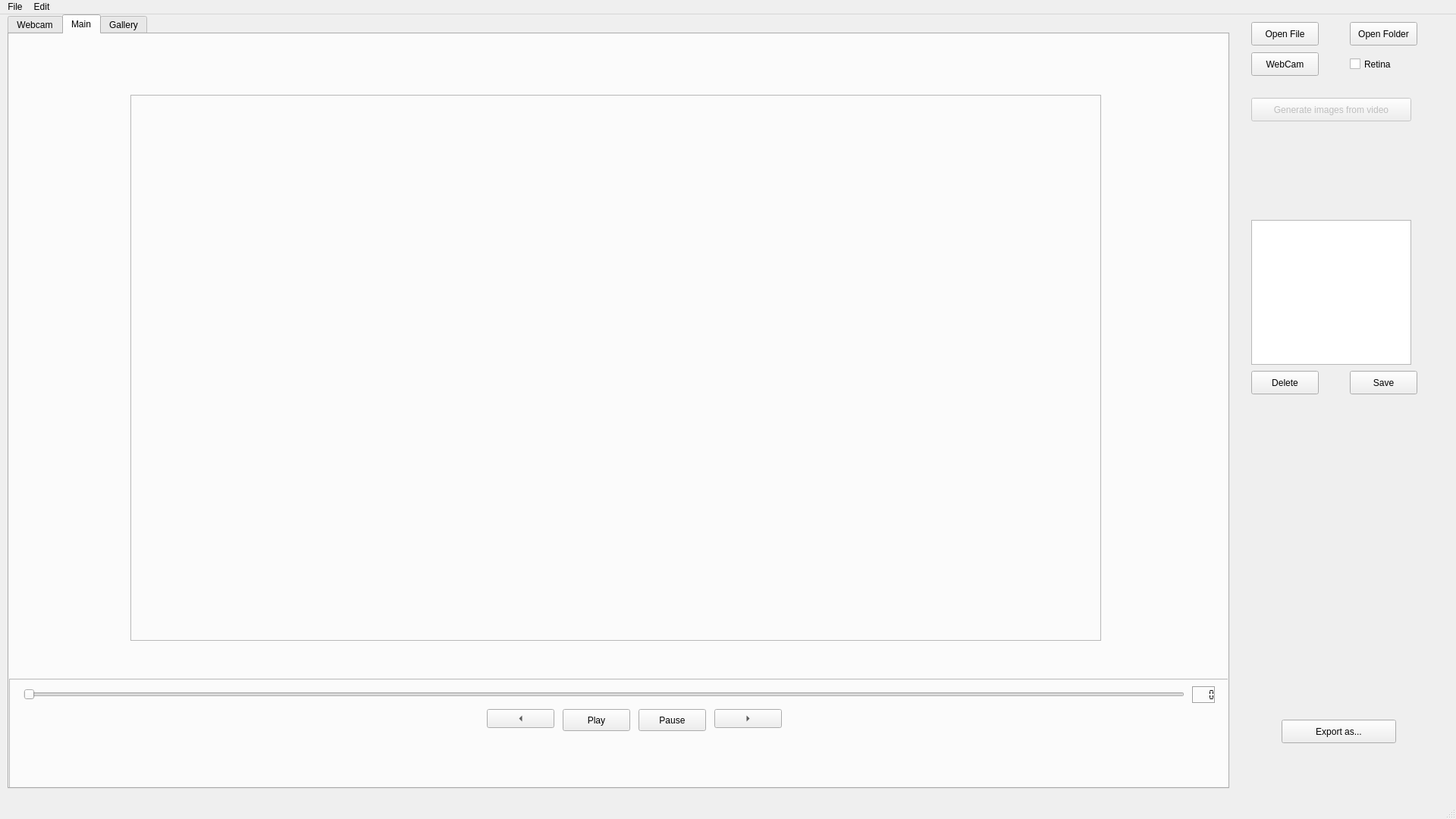
<?xml version="1.0" encoding="UTF-8"?>
<ui version="4.0">
 <class>MainWindow</class>
 <widget class="QMainWindow" name="MainWindow">
  <property name="geometry">
   <rect>
    <x>0</x>
    <y>0</y>
    <width>1920</width>
    <height>1080</height>
   </rect>
  </property>
  <property name="sizePolicy">
   <sizepolicy hsizetype="Preferred" vsizetype="Preferred">
    <horstretch>0</horstretch>
    <verstretch>0</verstretch>
   </sizepolicy>
  </property>
  <property name="windowTitle">
   <string>Vision Data Management</string>
  </property>
  <property name="styleSheet">
   <string notr="true"/>
  </property>
  <widget class="QWidget" name="centralwidget">
   <widget class="QFrame" name="buttonframe">
    <property name="geometry">
     <rect>
      <x>1630</x>
      <y>0</y>
      <width>271</width>
      <height>1021</height>
     </rect>
    </property>
    <property name="frameShape">
     <enum>QFrame::NoFrame</enum>
    </property>
    <property name="frameShadow">
     <enum>QFrame::Raised</enum>
    </property>
    <widget class="QPushButton" name="browseButton">
     <property name="geometry">
      <rect>
       <x>20</x>
       <y>10</y>
       <width>89</width>
       <height>31</height>
      </rect>
     </property>
     <property name="text">
      <string>Open File</string>
     </property>
    </widget>
    <widget class="QPushButton" name="webcamButton">
     <property name="geometry">
      <rect>
       <x>20</x>
       <y>50</y>
       <width>89</width>
       <height>31</height>
      </rect>
     </property>
     <property name="text">
      <string>WebCam</string>
     </property>
     <property name="checkable">
      <bool>true</bool>
     </property>
     <property name="checked">
      <bool>false</bool>
     </property>
     <property name="autoRepeat">
      <bool>false</bool>
     </property>
     <property name="default">
      <bool>false</bool>
     </property>
    </widget>
    <widget class="QCheckBox" name="retinaButton">
     <property name="geometry">
      <rect>
       <x>150</x>
       <y>50</y>
       <width>89</width>
       <height>31</height>
      </rect>
     </property>
     <property name="text">
      <string>Retina</string>
     </property>
    </widget>
    <widget class="QTableView" name="metadata">
     <property name="geometry">
      <rect>
       <x>20</x>
       <y>271</y>
       <width>211</width>
       <height>191</height>
      </rect>
     </property>
     <property name="alternatingRowColors">
      <bool>true</bool>
     </property>
     <property name="showGrid">
      <bool>false</bool>
     </property>
     <property name="gridStyle">
      <enum>Qt::SolidLine</enum>
     </property>
     <property name="wordWrap">
      <bool>true</bool>
     </property>
     <property name="cornerButtonEnabled">
      <bool>false</bool>
     </property>
     <attribute name="horizontalHeaderVisible">
      <bool>false</bool>
     </attribute>
     <attribute name="verticalHeaderVisible">
      <bool>false</bool>
     </attribute>
    </widget>
    <widget class="QPushButton" name="browseFolderButton">
     <property name="geometry">
      <rect>
       <x>150</x>
       <y>10</y>
       <width>89</width>
       <height>31</height>
      </rect>
     </property>
     <property name="text">
      <string>Open Folder</string>
     </property>
    </widget>
    <widget class="QPushButton" name="deleteButton">
     <property name="geometry">
      <rect>
       <x>20</x>
       <y>470</y>
       <width>89</width>
       <height>31</height>
      </rect>
     </property>
     <property name="text">
      <string>Delete</string>
     </property>
    </widget>
    <widget class="QPushButton" name="saveButton">
     <property name="geometry">
      <rect>
       <x>150</x>
       <y>470</y>
       <width>89</width>
       <height>31</height>
      </rect>
     </property>
     <property name="text">
      <string>Save</string>
     </property>
    </widget>
    <widget class="QPushButton" name="exportButton">
     <property name="geometry">
      <rect>
       <x>60</x>
       <y>930</y>
       <width>151</width>
       <height>31</height>
      </rect>
     </property>
     <property name="text">
      <string>Export as...</string>
     </property>
    </widget>
    <widget class="QLabel" name="infoLabel">
     <property name="geometry">
      <rect>
       <x>20</x>
       <y>170</y>
       <width>211</width>
       <height>51</height>
      </rect>
     </property>
     <property name="text">
      <string/>
     </property>
     <property name="wordWrap">
      <bool>true</bool>
     </property>
    </widget>
    <widget class="QPushButton" name="generateButton">
     <property name="enabled">
      <bool>false</bool>
     </property>
     <property name="geometry">
      <rect>
       <x>20</x>
       <y>110</y>
       <width>211</width>
       <height>31</height>
      </rect>
     </property>
     <property name="text">
      <string>Generate images from video</string>
     </property>
     <property name="checkable">
      <bool>false</bool>
     </property>
     <property name="checked">
      <bool>false</bool>
     </property>
     <property name="autoRepeat">
      <bool>false</bool>
     </property>
     <property name="default">
      <bool>false</bool>
     </property>
    </widget>
   </widget>
   <widget class="QTabWidget" name="maintabWidget">
    <property name="geometry">
     <rect>
      <x>10</x>
      <y>0</y>
      <width>1611</width>
      <height>1021</height>
     </rect>
    </property>
    <property name="tabPosition">
     <enum>QTabWidget::North</enum>
    </property>
    <property name="currentIndex">
     <number>1</number>
    </property>
    <widget class="QWidget" name="mainpage">
     <attribute name="title">
      <string>Webcam</string>
     </attribute>
     <widget class="QFrame" name="dataframe">
      <property name="geometry">
       <rect>
        <x>0</x>
        <y>0</y>
        <width>1611</width>
        <height>1011</height>
       </rect>
      </property>
      <property name="frameShape">
       <enum>QFrame::NoFrame</enum>
      </property>
      <property name="frameShadow">
       <enum>QFrame::Raised</enum>
      </property>
      <widget class="QFrame" name="videoframe">
       <property name="geometry">
        <rect>
         <x>10</x>
         <y>0</y>
         <width>1601</width>
         <height>851</height>
        </rect>
       </property>
       <property name="frameShape">
        <enum>QFrame::NoFrame</enum>
       </property>
       <property name="frameShadow">
        <enum>QFrame::Raised</enum>
       </property>
       <widget class="QLabel" name="label">
        <property name="geometry">
         <rect>
          <x>560</x>
          <y>30</y>
          <width>480</width>
          <height>360</height>
         </rect>
        </property>
        <property name="frameShape">
         <enum>QFrame::StyledPanel</enum>
        </property>
        <property name="text">
         <string/>
        </property>
       </widget>
       <widget class="QLabel" name="focallabel">
        <property name="geometry">
         <rect>
          <x>200</x>
          <y>430</y>
          <width>480</width>
          <height>360</height>
         </rect>
        </property>
        <property name="frameShape">
         <enum>QFrame::StyledPanel</enum>
        </property>
        <property name="text">
         <string/>
        </property>
       </widget>
       <widget class="QLabel" name="corticallabel">
        <property name="geometry">
         <rect>
          <x>930</x>
          <y>430</y>
          <width>480</width>
          <height>360</height>
         </rect>
        </property>
        <property name="frameShape">
         <enum>QFrame::StyledPanel</enum>
        </property>
        <property name="text">
         <string/>
        </property>
       </widget>
      </widget>
      <widget class="QFrame" name="scrubframe">
       <property name="geometry">
        <rect>
         <x>0</x>
         <y>850</y>
         <width>1611</width>
         <height>151</height>
        </rect>
       </property>
       <property name="frameShape">
        <enum>QFrame::StyledPanel</enum>
       </property>
       <property name="frameShadow">
        <enum>QFrame::Raised</enum>
       </property>
       <widget class="QSlider" name="scrubSlider">
        <property name="geometry">
         <rect>
          <x>19</x>
          <y>10</y>
          <width>1531</width>
          <height>22</height>
         </rect>
        </property>
        <property name="tracking">
         <bool>false</bool>
        </property>
        <property name="orientation">
         <enum>Qt::Horizontal</enum>
        </property>
       </widget>
       <widget class="QLCDNumber" name="frameNum">
        <property name="geometry">
         <rect>
          <x>1560</x>
          <y>10</y>
          <width>31</width>
          <height>23</height>
         </rect>
        </property>
        <property name="frameShadow">
         <enum>QFrame::Sunken</enum>
        </property>
        <property name="smallDecimalPoint">
         <bool>false</bool>
        </property>
        <property name="digitCount">
         <number>4</number>
        </property>
        <property name="segmentStyle">
         <enum>QLCDNumber::Flat</enum>
        </property>
       </widget>
       <widget class="QPushButton" name="pauseButton">
        <property name="geometry">
         <rect>
          <x>830</x>
          <y>40</y>
          <width>89</width>
          <height>29</height>
         </rect>
        </property>
        <property name="text">
         <string>Pause</string>
        </property>
        <property name="checkable">
         <bool>false</bool>
        </property>
       </widget>
       <widget class="QPushButton" name="startButton">
        <property name="geometry">
         <rect>
          <x>730</x>
          <y>40</y>
          <width>89</width>
          <height>29</height>
         </rect>
        </property>
        <property name="text">
         <string>Play</string>
        </property>
        <property name="checkable">
         <bool>false</bool>
        </property>
       </widget>
       <widget class="QToolButton" name="skipBackButton">
        <property name="geometry">
         <rect>
          <x>630</x>
          <y>40</y>
          <width>89</width>
          <height>25</height>
         </rect>
        </property>
        <property name="text">
         <string>...</string>
        </property>
        <property name="arrowType">
         <enum>Qt::LeftArrow</enum>
        </property>
       </widget>
       <widget class="QToolButton" name="skipForwardButton">
        <property name="geometry">
         <rect>
          <x>930</x>
          <y>40</y>
          <width>89</width>
          <height>25</height>
         </rect>
        </property>
        <property name="text">
         <string>...</string>
        </property>
        <property name="arrowType">
         <enum>Qt::RightArrow</enum>
        </property>
       </widget>
      </widget>
     </widget>
    </widget>
    <widget class="QWidget" name="focuspage">
     <attribute name="title">
      <string>Main</string>
     </attribute>
     <widget class="QLabel" name="biglabel">
      <property name="geometry">
       <rect>
        <x>160</x>
        <y>80</y>
        <width>1280</width>
        <height>720</height>
       </rect>
      </property>
      <property name="frameShape">
       <enum>QFrame::StyledPanel</enum>
      </property>
      <property name="text">
       <string/>
      </property>
     </widget>
     <widget class="QFrame" name="scrubframe_2">
      <property name="geometry">
       <rect>
        <x>0</x>
        <y>850</y>
        <width>1611</width>
        <height>161</height>
       </rect>
      </property>
      <property name="frameShape">
       <enum>QFrame::StyledPanel</enum>
      </property>
      <property name="frameShadow">
       <enum>QFrame::Raised</enum>
      </property>
      <widget class="QSlider" name="scrubSlider_2">
       <property name="geometry">
        <rect>
         <x>19</x>
         <y>10</y>
         <width>1531</width>
         <height>22</height>
        </rect>
       </property>
       <property name="tracking">
        <bool>false</bool>
       </property>
       <property name="orientation">
        <enum>Qt::Horizontal</enum>
       </property>
      </widget>
      <widget class="QLCDNumber" name="frameNum_2">
       <property name="geometry">
        <rect>
         <x>1560</x>
         <y>10</y>
         <width>31</width>
         <height>23</height>
        </rect>
       </property>
       <property name="frameShadow">
        <enum>QFrame::Sunken</enum>
       </property>
       <property name="smallDecimalPoint">
        <bool>false</bool>
       </property>
       <property name="digitCount">
        <number>4</number>
       </property>
       <property name="segmentStyle">
        <enum>QLCDNumber::Flat</enum>
       </property>
      </widget>
      <widget class="QPushButton" name="pauseButton_2">
       <property name="geometry">
        <rect>
         <x>830</x>
         <y>40</y>
         <width>89</width>
         <height>29</height>
        </rect>
       </property>
       <property name="text">
        <string>Pause</string>
       </property>
       <property name="checkable">
        <bool>false</bool>
       </property>
      </widget>
      <widget class="QPushButton" name="startButton_2">
       <property name="geometry">
        <rect>
         <x>730</x>
         <y>40</y>
         <width>89</width>
         <height>29</height>
        </rect>
       </property>
       <property name="text">
        <string>Play</string>
       </property>
       <property name="checkable">
        <bool>false</bool>
       </property>
      </widget>
      <widget class="QToolButton" name="skipBackButton_2">
       <property name="geometry">
        <rect>
         <x>630</x>
         <y>40</y>
         <width>89</width>
         <height>25</height>
        </rect>
       </property>
       <property name="text">
        <string>...</string>
       </property>
       <property name="arrowType">
        <enum>Qt::LeftArrow</enum>
       </property>
      </widget>
      <widget class="QToolButton" name="skipForwardButton_2">
       <property name="geometry">
        <rect>
         <x>930</x>
         <y>40</y>
         <width>89</width>
         <height>25</height>
        </rect>
       </property>
       <property name="text">
        <string>...</string>
       </property>
       <property name="arrowType">
        <enum>Qt::RightArrow</enum>
       </property>
      </widget>
     </widget>
    </widget>
    <widget class="QWidget" name="gallerypage">
     <attribute name="title">
      <string>Gallery</string>
     </attribute>
     <widget class="QFrame" name="dataframe_2">
      <property name="geometry">
       <rect>
        <x>0</x>
        <y>0</y>
        <width>1621</width>
        <height>1011</height>
       </rect>
      </property>
      <property name="frameShape">
       <enum>QFrame::NoFrame</enum>
      </property>
      <property name="frameShadow">
       <enum>QFrame::Raised</enum>
      </property>
      <widget class="QFrame" name="videoframe_4">
       <property name="geometry">
        <rect>
         <x>10</x>
         <y>0</y>
         <width>1531</width>
         <height>1001</height>
        </rect>
       </property>
       <property name="frameShape">
        <enum>QFrame::NoFrame</enum>
       </property>
       <property name="frameShadow">
        <enum>QFrame::Raised</enum>
       </property>
       <widget class="ClickLabel" name="a">
        <property name="geometry">
         <rect>
          <x>70</x>
          <y>10</y>
          <width>320</width>
          <height>180</height>
         </rect>
        </property>
        <property name="focusPolicy">
         <enum>Qt::NoFocus</enum>
        </property>
        <property name="frameShape">
         <enum>QFrame::StyledPanel</enum>
        </property>
        <property name="text">
         <string/>
        </property>
       </widget>
       <widget class="ClickLabel" name="b">
        <property name="geometry">
         <rect>
          <x>420</x>
          <y>10</y>
          <width>320</width>
          <height>180</height>
         </rect>
        </property>
        <property name="focusPolicy">
         <enum>Qt::NoFocus</enum>
        </property>
        <property name="frameShape">
         <enum>QFrame::StyledPanel</enum>
        </property>
        <property name="text">
         <string/>
        </property>
       </widget>
       <widget class="ClickLabel" name="c">
        <property name="geometry">
         <rect>
          <x>770</x>
          <y>10</y>
          <width>320</width>
          <height>180</height>
         </rect>
        </property>
        <property name="focusPolicy">
         <enum>Qt::NoFocus</enum>
        </property>
        <property name="frameShape">
         <enum>QFrame::StyledPanel</enum>
        </property>
        <property name="text">
         <string/>
        </property>
       </widget>
       <widget class="ClickLabel" name="d">
        <property name="geometry">
         <rect>
          <x>1120</x>
          <y>10</y>
          <width>320</width>
          <height>180</height>
         </rect>
        </property>
        <property name="focusPolicy">
         <enum>Qt::NoFocus</enum>
        </property>
        <property name="frameShape">
         <enum>QFrame::StyledPanel</enum>
        </property>
        <property name="text">
         <string/>
        </property>
       </widget>
       <widget class="ClickLabel" name="g">
        <property name="geometry">
         <rect>
          <x>770</x>
          <y>250</y>
          <width>320</width>
          <height>180</height>
         </rect>
        </property>
        <property name="focusPolicy">
         <enum>Qt::NoFocus</enum>
        </property>
        <property name="frameShape">
         <enum>QFrame::StyledPanel</enum>
        </property>
        <property name="text">
         <string/>
        </property>
       </widget>
       <widget class="ClickLabel" name="h">
        <property name="geometry">
         <rect>
          <x>1120</x>
          <y>250</y>
          <width>320</width>
          <height>180</height>
         </rect>
        </property>
        <property name="focusPolicy">
         <enum>Qt::NoFocus</enum>
        </property>
        <property name="frameShape">
         <enum>QFrame::StyledPanel</enum>
        </property>
        <property name="text">
         <string/>
        </property>
       </widget>
       <widget class="ClickLabel" name="e">
        <property name="geometry">
         <rect>
          <x>70</x>
          <y>250</y>
          <width>320</width>
          <height>180</height>
         </rect>
        </property>
        <property name="focusPolicy">
         <enum>Qt::NoFocus</enum>
        </property>
        <property name="frameShape">
         <enum>QFrame::StyledPanel</enum>
        </property>
        <property name="text">
         <string/>
        </property>
       </widget>
       <widget class="ClickLabel" name="f">
        <property name="geometry">
         <rect>
          <x>420</x>
          <y>250</y>
          <width>320</width>
          <height>180</height>
         </rect>
        </property>
        <property name="focusPolicy">
         <enum>Qt::NoFocus</enum>
        </property>
        <property name="frameShape">
         <enum>QFrame::StyledPanel</enum>
        </property>
        <property name="text">
         <string/>
        </property>
       </widget>
       <widget class="ClickLabel" name="l">
        <property name="geometry">
         <rect>
          <x>1120</x>
          <y>490</y>
          <width>320</width>
          <height>180</height>
         </rect>
        </property>
        <property name="focusPolicy">
         <enum>Qt::NoFocus</enum>
        </property>
        <property name="frameShape">
         <enum>QFrame::StyledPanel</enum>
        </property>
        <property name="text">
         <string/>
        </property>
       </widget>
       <widget class="ClickLabel" name="i">
        <property name="geometry">
         <rect>
          <x>70</x>
          <y>490</y>
          <width>320</width>
          <height>180</height>
         </rect>
        </property>
        <property name="focusPolicy">
         <enum>Qt::NoFocus</enum>
        </property>
        <property name="frameShape">
         <enum>QFrame::StyledPanel</enum>
        </property>
        <property name="text">
         <string/>
        </property>
       </widget>
       <widget class="ClickLabel" name="k">
        <property name="geometry">
         <rect>
          <x>770</x>
          <y>490</y>
          <width>320</width>
          <height>180</height>
         </rect>
        </property>
        <property name="focusPolicy">
         <enum>Qt::NoFocus</enum>
        </property>
        <property name="frameShape">
         <enum>QFrame::StyledPanel</enum>
        </property>
        <property name="text">
         <string/>
        </property>
       </widget>
       <widget class="ClickLabel" name="j">
        <property name="geometry">
         <rect>
          <x>420</x>
          <y>490</y>
          <width>320</width>
          <height>180</height>
         </rect>
        </property>
        <property name="focusPolicy">
         <enum>Qt::NoFocus</enum>
        </property>
        <property name="frameShape">
         <enum>QFrame::StyledPanel</enum>
        </property>
        <property name="text">
         <string/>
        </property>
       </widget>
       <widget class="ClickLabel" name="o">
        <property name="geometry">
         <rect>
          <x>770</x>
          <y>730</y>
          <width>320</width>
          <height>180</height>
         </rect>
        </property>
        <property name="focusPolicy">
         <enum>Qt::NoFocus</enum>
        </property>
        <property name="frameShape">
         <enum>QFrame::StyledPanel</enum>
        </property>
        <property name="text">
         <string/>
        </property>
       </widget>
       <widget class="ClickLabel" name="m">
        <property name="geometry">
         <rect>
          <x>70</x>
          <y>730</y>
          <width>320</width>
          <height>180</height>
         </rect>
        </property>
        <property name="focusPolicy">
         <enum>Qt::NoFocus</enum>
        </property>
        <property name="frameShape">
         <enum>QFrame::StyledPanel</enum>
        </property>
        <property name="text">
         <string/>
        </property>
       </widget>
       <widget class="ClickLabel" name="p">
        <property name="geometry">
         <rect>
          <x>1120</x>
          <y>730</y>
          <width>320</width>
          <height>180</height>
         </rect>
        </property>
        <property name="focusPolicy">
         <enum>Qt::NoFocus</enum>
        </property>
        <property name="frameShape">
         <enum>QFrame::StyledPanel</enum>
        </property>
        <property name="text">
         <string/>
        </property>
       </widget>
       <widget class="ClickLabel" name="n">
        <property name="geometry">
         <rect>
          <x>420</x>
          <y>730</y>
          <width>320</width>
          <height>180</height>
         </rect>
        </property>
        <property name="focusPolicy">
         <enum>Qt::NoFocus</enum>
        </property>
        <property name="frameShape">
         <enum>QFrame::StyledPanel</enum>
        </property>
        <property name="text">
         <string/>
        </property>
       </widget>
       <widget class="QLCDNumber" name="numa">
        <property name="geometry">
         <rect>
          <x>200</x>
          <y>200</y>
          <width>61</width>
          <height>23</height>
         </rect>
        </property>
        <property name="segmentStyle">
         <enum>QLCDNumber::Flat</enum>
        </property>
       </widget>
       <widget class="QLCDNumber" name="numb">
        <property name="geometry">
         <rect>
          <x>550</x>
          <y>200</y>
          <width>61</width>
          <height>23</height>
         </rect>
        </property>
        <property name="segmentStyle">
         <enum>QLCDNumber::Flat</enum>
        </property>
       </widget>
       <widget class="QLCDNumber" name="numc">
        <property name="geometry">
         <rect>
          <x>900</x>
          <y>200</y>
          <width>61</width>
          <height>23</height>
         </rect>
        </property>
        <property name="segmentStyle">
         <enum>QLCDNumber::Flat</enum>
        </property>
       </widget>
       <widget class="QLCDNumber" name="numd">
        <property name="geometry">
         <rect>
          <x>1250</x>
          <y>200</y>
          <width>61</width>
          <height>23</height>
         </rect>
        </property>
        <property name="segmentStyle">
         <enum>QLCDNumber::Flat</enum>
        </property>
       </widget>
       <widget class="QLCDNumber" name="numh">
        <property name="geometry">
         <rect>
          <x>1250</x>
          <y>440</y>
          <width>61</width>
          <height>23</height>
         </rect>
        </property>
        <property name="segmentStyle">
         <enum>QLCDNumber::Flat</enum>
        </property>
       </widget>
       <widget class="QLCDNumber" name="nume">
        <property name="geometry">
         <rect>
          <x>200</x>
          <y>440</y>
          <width>61</width>
          <height>23</height>
         </rect>
        </property>
        <property name="segmentStyle">
         <enum>QLCDNumber::Flat</enum>
        </property>
       </widget>
       <widget class="QLCDNumber" name="numf">
        <property name="geometry">
         <rect>
          <x>550</x>
          <y>440</y>
          <width>61</width>
          <height>23</height>
         </rect>
        </property>
        <property name="segmentStyle">
         <enum>QLCDNumber::Flat</enum>
        </property>
       </widget>
       <widget class="QLCDNumber" name="numg">
        <property name="geometry">
         <rect>
          <x>900</x>
          <y>440</y>
          <width>61</width>
          <height>23</height>
         </rect>
        </property>
        <property name="segmentStyle">
         <enum>QLCDNumber::Flat</enum>
        </property>
       </widget>
       <widget class="QLCDNumber" name="numj">
        <property name="geometry">
         <rect>
          <x>550</x>
          <y>680</y>
          <width>61</width>
          <height>23</height>
         </rect>
        </property>
        <property name="segmentStyle">
         <enum>QLCDNumber::Flat</enum>
        </property>
       </widget>
       <widget class="QLCDNumber" name="numi">
        <property name="geometry">
         <rect>
          <x>200</x>
          <y>680</y>
          <width>61</width>
          <height>23</height>
         </rect>
        </property>
        <property name="segmentStyle">
         <enum>QLCDNumber::Flat</enum>
        </property>
       </widget>
       <widget class="QLCDNumber" name="numk">
        <property name="geometry">
         <rect>
          <x>900</x>
          <y>680</y>
          <width>61</width>
          <height>23</height>
         </rect>
        </property>
        <property name="segmentStyle">
         <enum>QLCDNumber::Flat</enum>
        </property>
       </widget>
       <widget class="QLCDNumber" name="numl">
        <property name="geometry">
         <rect>
          <x>1250</x>
          <y>680</y>
          <width>61</width>
          <height>23</height>
         </rect>
        </property>
        <property name="segmentStyle">
         <enum>QLCDNumber::Flat</enum>
        </property>
       </widget>
       <widget class="QLCDNumber" name="numo">
        <property name="geometry">
         <rect>
          <x>900</x>
          <y>920</y>
          <width>61</width>
          <height>23</height>
         </rect>
        </property>
        <property name="segmentStyle">
         <enum>QLCDNumber::Flat</enum>
        </property>
       </widget>
       <widget class="QLCDNumber" name="numn">
        <property name="geometry">
         <rect>
          <x>550</x>
          <y>920</y>
          <width>61</width>
          <height>23</height>
         </rect>
        </property>
        <property name="segmentStyle">
         <enum>QLCDNumber::Flat</enum>
        </property>
       </widget>
       <widget class="QLCDNumber" name="nump">
        <property name="geometry">
         <rect>
          <x>1250</x>
          <y>920</y>
          <width>61</width>
          <height>23</height>
         </rect>
        </property>
        <property name="segmentStyle">
         <enum>QLCDNumber::Flat</enum>
        </property>
       </widget>
       <widget class="QLCDNumber" name="numm">
        <property name="geometry">
         <rect>
          <x>200</x>
          <y>920</y>
          <width>61</width>
          <height>23</height>
         </rect>
        </property>
        <property name="segmentStyle">
         <enum>QLCDNumber::Flat</enum>
        </property>
       </widget>
      </widget>
      <widget class="QFrame" name="scrubframe_4">
       <property name="geometry">
        <rect>
         <x>1540</x>
         <y>0</y>
         <width>81</width>
         <height>1001</height>
        </rect>
       </property>
       <property name="frameShape">
        <enum>QFrame::NoFrame</enum>
       </property>
       <property name="frameShadow">
        <enum>QFrame::Raised</enum>
       </property>
       <widget class="QSlider" name="verticalSlider_3">
        <property name="geometry">
         <rect>
          <x>20</x>
          <y>10</y>
          <width>22</width>
          <height>951</height>
         </rect>
        </property>
        <property name="orientation">
         <enum>Qt::Vertical</enum>
        </property>
        <property name="invertedAppearance">
         <bool>true</bool>
        </property>
       </widget>
      </widget>
     </widget>
    </widget>
   </widget>
  </widget>
  <widget class="QMenuBar" name="menubar">
   <property name="geometry">
    <rect>
     <x>0</x>
     <y>0</y>
     <width>1920</width>
     <height>21</height>
    </rect>
   </property>
   <widget class="QMenu" name="menuFile">
    <property name="title">
     <string>File</string>
    </property>
    <widget class="QMenu" name="menuOpen">
     <property name="title">
      <string>Open</string>
     </property>
     <addaction name="actionFile"/>
     <addaction name="actionFolder"/>
    </widget>
    <addaction name="menuOpen"/>
    <addaction name="actionClose"/>
    <addaction name="actionExport"/>
    <addaction name="actionExit"/>
   </widget>
   <widget class="QMenu" name="menuEdit">
    <property name="title">
     <string>Edit</string>
    </property>
    <addaction name="actionSelect_All"/>
    <addaction name="actionDelete_Selection"/>
   </widget>
   <addaction name="menuFile"/>
   <addaction name="menuEdit"/>
  </widget>
  <widget class="QStatusBar" name="statusbar"/>
  <action name="actionExport">
   <property name="text">
    <string>Export</string>
   </property>
  </action>
  <action name="actionExit">
   <property name="text">
    <string>Exit</string>
   </property>
  </action>
  <action name="actionFile">
   <property name="text">
    <string>File</string>
   </property>
  </action>
  <action name="actionFolder">
   <property name="text">
    <string>Folder</string>
   </property>
  </action>
  <action name="actionClose">
   <property name="text">
    <string>Close</string>
   </property>
  </action>
  <action name="actionSelect_All">
   <property name="text">
    <string>Select All</string>
   </property>
  </action>
  <action name="actionDelete_Selection">
   <property name="text">
    <string>Delete</string>
   </property>
  </action>
 </widget>
 <customwidgets>
  <customwidget>
   <class>ClickLabel</class>
   <extends>QLabel</extends>
   <header>clicklabel.h</header>
  </customwidget>
 </customwidgets>
 <resources/>
 <connections/>
</ui>
